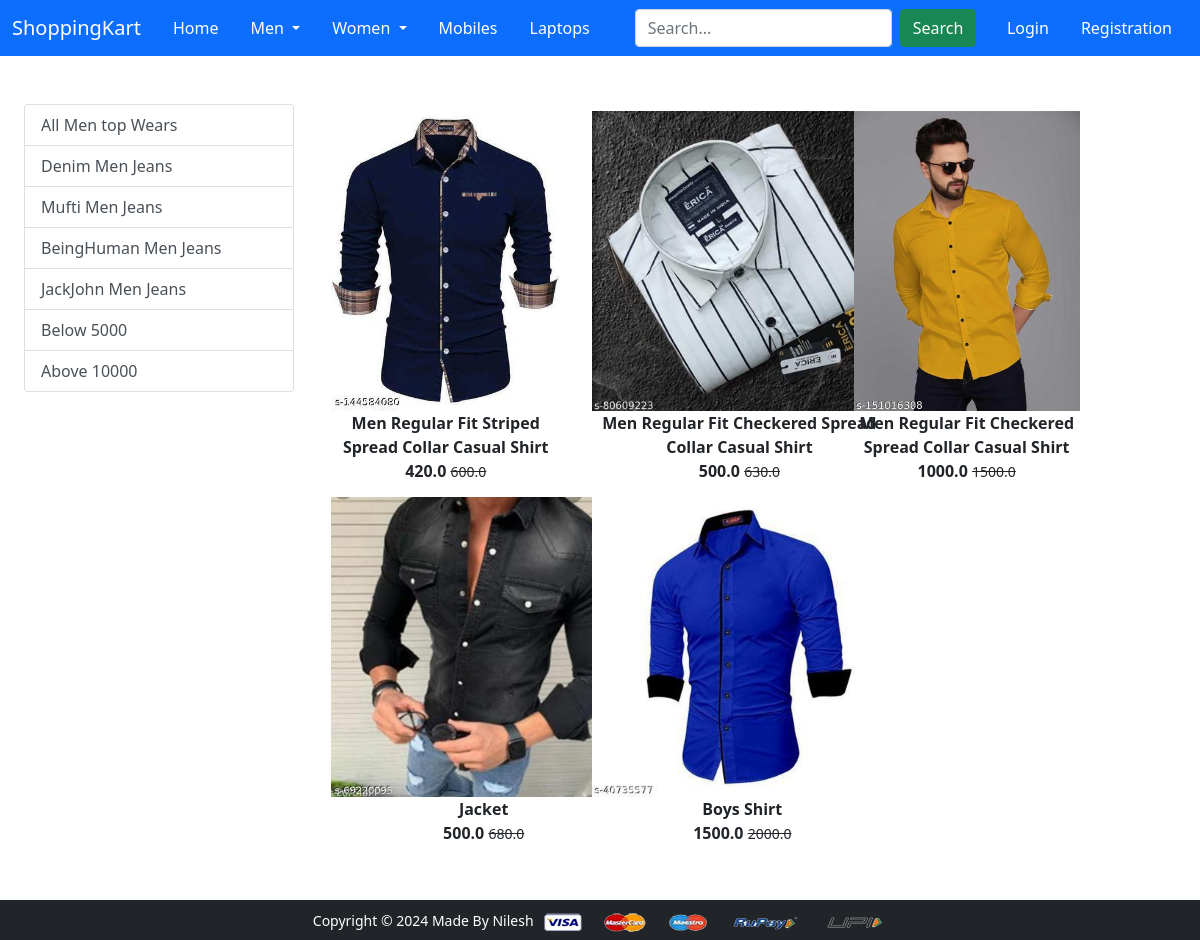
Screenshot of /mentopwear/ with the database file from the repository.
### app/models.py (models this page shows, shortened)
class Product(models.Model):
    title = models.CharField(max_length=100)
    selling_price = models.FloatField()
    discounted_price = models.FloatField()
    description = models.TextField()
    brand = models.CharField(max_length=100)
    category = models.CharField(choices=CATEGORY_CHOICES, max_length=2)
    product_image = models.ImageField(upload_to="productimage")

### app/views.py (the view)
# urls.py: path("mentopwear/", views.mentopwear, name="mentopwear"),
def mentopwear(request, data=None):
   if data == None:
      mentopwears = Product.objects.filter(category='MT')
   elif data == 'Denim' or data == 'Mufti' or data == 'BeingHuman' or data == 'JackJohn':
      mentopwears = Product.objects.filter(category='MT').filter(brand=data)
   elif data == 'Below':
      mentopwears = Product.objects.filter(category='MT').filter(discounted_price__lt=10000)
   elif data == 'Above':
      mentopwears = Product.objects.filter(category='MT').filter(discounted_price__gt=30000)
   return render(request, 'app/mentopwear.html', {'mentopwears':mentopwears})

### app/templates/app/mentopwear.html (shortened to what this page needs)
{% extends 'app/base.html' %}
{% load static %}
{% block main-content %}
<div class="container-fluid my-5">
  <div class="row">
    <div class="col-sm-3">
      <div class="list-group">
        <a
          href="{% url 'mentopwear' %}"
          class="list-group-item list-group-item-action"
          area-current="true"
          >All Men top Wears</a
        >
        <a
          href="{% url 'mentopweardata' 'Denim' %}"
          class="list-group-item list-group-item-action"
          area-current="true"
          >Denim Men Jeans</a
        >
        <a
          href="{% url 'mentopweardata' 'Mufti' %}"
          class="list-group-item list-group-item-action"
          area-current="true"
          >Mufti Men Jeans</a
        >
        <a
          href="{% url 'mentopweardata' 'BeingHuman' %}"
          class="list-group-item list-group-item-action"
          area-current="true"
          >BeingHuman Men Jeans</a
        >
        <a
          href="{% url 'mentopweardata' 'JackJohn' %}"
          class="list-group-item list-group-item-action"
          area-current="true"
          >JackJohn Men Jeans</a
        >
        <a
          href="{% url 'mentopweardata' 'Below' %}"
          class="list-group-item list-group-item-action"
          area-current="true"
          >Below 5000</a
        >
        <a
          href="{% url 'mentopweardata' 'Above' %}"
          class="list-group-item list-group-item-action"
          area-current="true"
          >Above 10000</a
        >
      </div>
    </div>
    <div class="col-sm-8">
      <div class="row">
        {% for product in mentopwears %}
        <div class="col-sm-4 text-center mg-4">
          <a href="{% url 'product-detail' product.id %}" class="btn">
            <div class="item">
              <img
                src="{{product.product_image.url}}"
                alt=""
                height="300"
                class=""
              />
              <div class="fw-bold">{{product.title}}</div>
              <div class="fw-bold">
                {{product.discounted_price}}  <small class="fw-light text-decoration-line-through"
                  >{{product.selling_price}}</small
                >
              </div>
            </div>
          </a>
        </div>
        {% endfor %}
      </div>
    </div>
  </div>
</div>
{% endblock main-content %}

### rows the page displays
Product: product_image (picture), title "Men Regular Fit Striped Spread Collar Casual Shirt", discounted_price "420.0", selling_price "600.0"
Product: product_image (picture), title "Men Regular Fit Checkered Spread Collar Casual Shirt", discounted_price "500.0", selling_price "630.0"
Product: product_image (picture), title "Men Regular Fit Checkered Spread Collar Casual Shirt", discounted_price "1000.0", selling_price "1500.0"
Product: product_image (picture), title "Jacket", discounted_price "500.0", selling_price "680.0"
Product: product_image (picture), title "Boys Shirt", discounted_price "1500.0", selling_price "2000.0"
